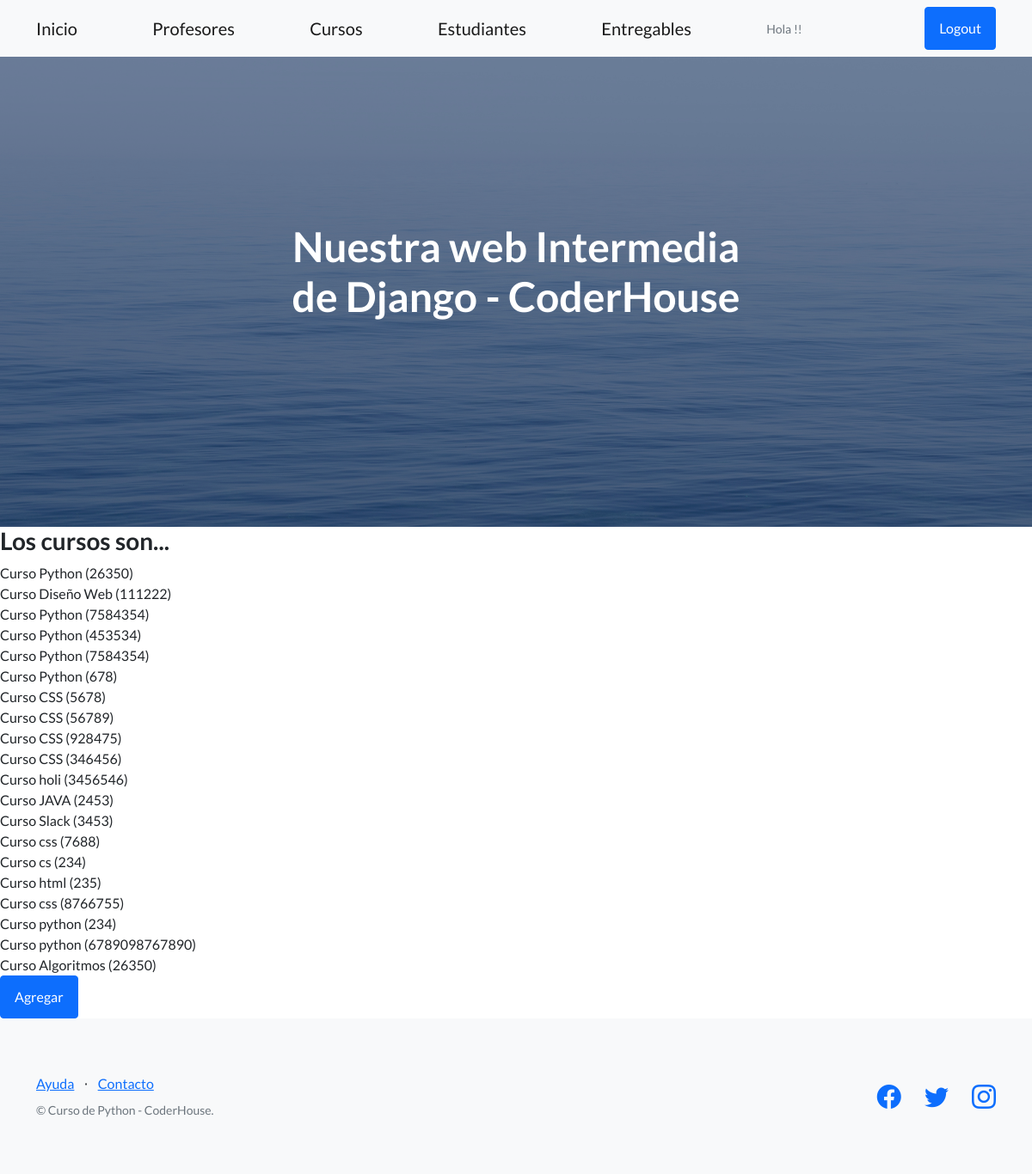
The page /coder/cursos (signed in) on the database its author committed.
### AppCoder/models.py (models this page shows)
class Curso(Model):
    nombre= CharField(max_length=40, verbose_name='Descripcion del curso')
    camada = IntegerField()
    def __str__(self):
        return f'Curso {self.nombre} ({self.camada})'

### AppCoder/views.py (the view)
# urls.py: path('cursos', login_required(views.cursos), name="cursos"),
def cursos(request):
    return render(request, 'AppCoder/cursos.html',
    {'cursos': Curso.objects.all})

### AppCoder/templates/AppCoder/cursos.html (shortened to what this page needs)
{% extends 'AppCoder/padre.html' %}
{% block contenidoQueCambia %}
    <h3>Los cursos son...</h3>
    {% for curso in cursos %}
        {{ curso }}
        <br>
    {% endfor %}
    <a class="btn btn-primary" href="{% url 'cursos_formulario' %}">Agregar</a>
{% endblock %}

### rows shown on the page
Curso: nombre+camada "Curso Python (26350)"
Curso: nombre+camada "Curso Diseño Web (111222)"
Curso: nombre+camada "Curso Python (7584354)"
Curso: nombre+camada "Curso Python (453534)"
Curso: nombre+camada "Curso Python (7584354)"
Curso: nombre+camada "Curso Python (678)"
Curso: nombre+camada "Curso CSS (5678)"
Curso: nombre+camada "Curso CSS (56789)"
Curso: nombre+camada "Curso CSS (928475)"
Curso: nombre+camada "Curso CSS (346456)"
Curso: nombre+camada "Curso holi (3456546)"
Curso: nombre+camada "Curso JAVA (2453)"
Curso: nombre+camada "Curso Slack (3453)"
Curso: nombre+camada "Curso css (7688)"
Curso: nombre+camada "Curso cs (234)"
Curso: nombre+camada "Curso html (235)"
Curso: nombre+camada "Curso css (8766755)"
Curso: nombre+camada "Curso python (234)"
Curso: nombre+camada "Curso python (6789098767890)"
Curso: nombre+camada "Curso Algoritmos (26350)"
